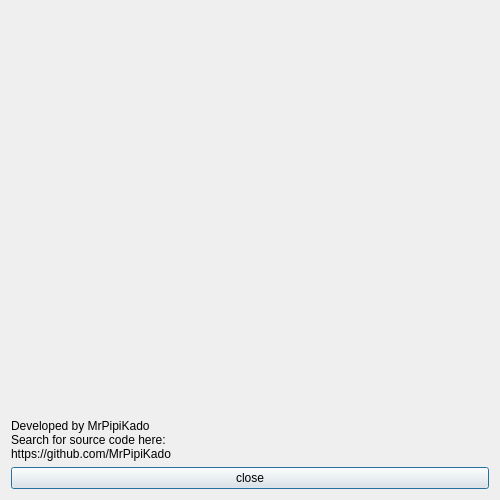
<?xml version="1.0" encoding="UTF-8"?>
<ui version="4.0">
 <class>SecDialog</class>
 <widget class="QDialog" name="SecDialog">
  <property name="geometry">
   <rect>
    <x>0</x>
    <y>0</y>
    <width>500</width>
    <height>500</height>
   </rect>
  </property>
  <property name="sizePolicy">
   <sizepolicy hsizetype="Fixed" vsizetype="Fixed">
    <horstretch>0</horstretch>
    <verstretch>0</verstretch>
   </sizepolicy>
  </property>
  <property name="maximumSize">
   <size>
    <width>1518</width>
    <height>2043</height>
   </size>
  </property>
  <property name="windowTitle">
   <string>Dialog</string>
  </property>
  <layout class="QVBoxLayout" name="verticalLayout">
   <item>
    <widget class="QLabel" name="label_2">
     <property name="sizePolicy">
      <sizepolicy hsizetype="Fixed" vsizetype="Fixed">
       <horstretch>0</horstretch>
       <verstretch>0</verstretch>
      </sizepolicy>
     </property>
     <property name="maximumSize">
      <size>
       <width>500</width>
       <height>500</height>
      </size>
     </property>
     <property name="text">
      <string/>
     </property>
     <property name="pixmap">
      <pixmap resource="AppResources.qrc">:/Images/Logo.png</pixmap>
     </property>
     <property name="scaledContents">
      <bool>true</bool>
     </property>
    </widget>
   </item>
   <item>
    <widget class="QLabel" name="label">
     <property name="sizePolicy">
      <sizepolicy hsizetype="Fixed" vsizetype="Fixed">
       <horstretch>0</horstretch>
       <verstretch>0</verstretch>
      </sizepolicy>
     </property>
     <property name="text">
      <string>Developed by MrPipiKado
Search for source code here:
https://github.com/MrPipiKado</string>
     </property>
    </widget>
   </item>
   <item>
    <widget class="QPushButton" name="pushButton">
     <property name="sizePolicy">
      <sizepolicy hsizetype="Minimum" vsizetype="Fixed">
       <horstretch>0</horstretch>
       <verstretch>0</verstretch>
      </sizepolicy>
     </property>
     <property name="text">
      <string>close</string>
     </property>
    </widget>
   </item>
  </layout>
 </widget>
 <resources>
  <include location="AppResources.qrc"/>
 </resources>
 <connections/>
</ui>
